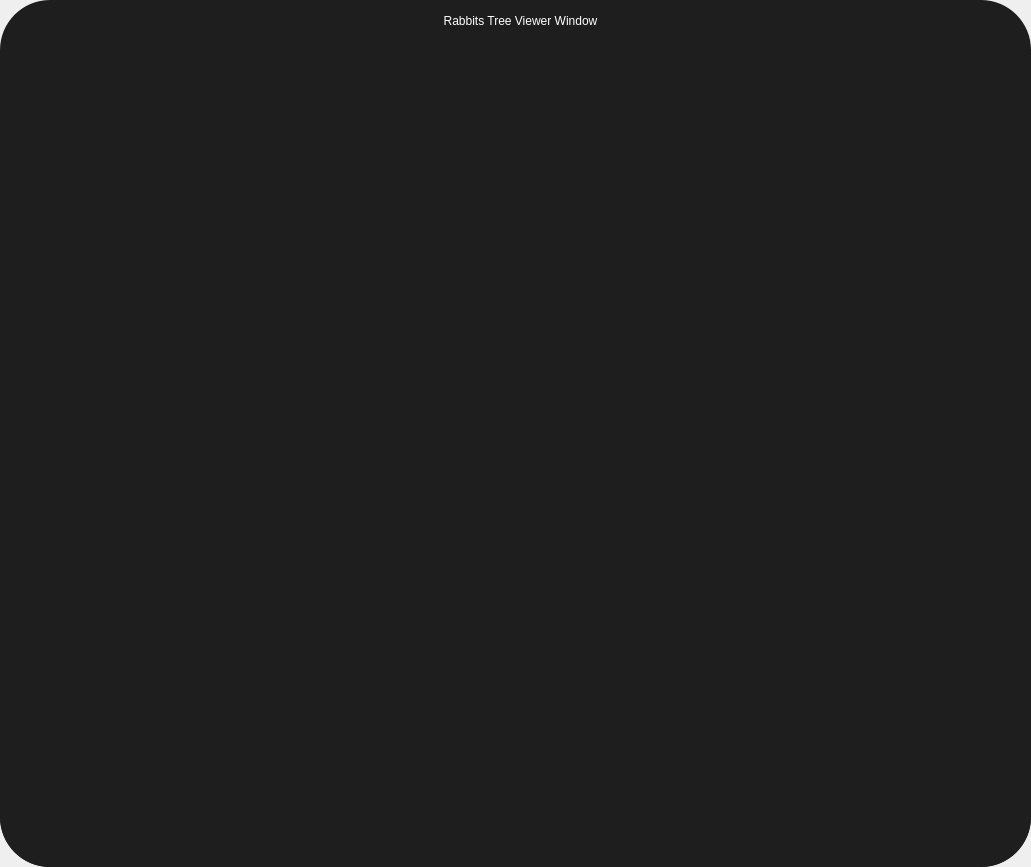
<?xml version="1.0" encoding="UTF-8"?>
<ui version="4.0">
 <class>Rabbits_Tree_View_Main</class>
 <widget class="QDialog" name="Rabbits_Tree_View_Main">
  <property name="geometry">
   <rect>
    <x>0</x>
    <y>0</y>
    <width>1031</width>
    <height>867</height>
   </rect>
  </property>
  <property name="minimumSize">
   <size>
    <width>1031</width>
    <height>867</height>
   </size>
  </property>
  <property name="maximumSize">
   <size>
    <width>1031</width>
    <height>867</height>
   </size>
  </property>
  <property name="windowTitle">
   <string>Dialog</string>
  </property>
  <property name="styleSheet">
   <string notr="true"/>
  </property>
  <widget class="QFrame" name="Background">
   <property name="geometry">
    <rect>
     <x>0</x>
     <y>0</y>
     <width>1031</width>
     <height>867</height>
    </rect>
   </property>
   <property name="minimumSize">
    <size>
     <width>1031</width>
     <height>867</height>
    </size>
   </property>
   <property name="maximumSize">
    <size>
     <width>1031</width>
     <height>867</height>
    </size>
   </property>
   <property name="styleSheet">
    <string notr="true">QWidget{
	background-color: rgb(30, 30, 30);
	color: rgb(255, 255, 255);
	font: 75 9pt &quot;Orbitron&quot;;
	border-style: outset;
    	border-radius: 50px;
}</string>
   </property>
   <property name="frameShape">
    <enum>QFrame::StyledPanel</enum>
   </property>
   <property name="frameShadow">
    <enum>QFrame::Raised</enum>
   </property>
   <widget class="QLabel" name="Title">
    <property name="geometry">
     <rect>
      <x>40</x>
      <y>10</y>
      <width>961</width>
      <height>21</height>
     </rect>
    </property>
    <property name="minimumSize">
     <size>
      <width>301</width>
      <height>21</height>
     </size>
    </property>
    <property name="maximumSize">
     <size>
      <width>1000</width>
      <height>21</height>
     </size>
    </property>
    <property name="styleSheet">
     <string notr="true">border: none;
background-color: rgba(0, 0, 0, 0);
color: rgb(255, 255, 255);
font: 75 15pt &quot;Acme&quot;;</string>
    </property>
    <property name="text">
     <string>Rabbits Tree Viewer Window</string>
    </property>
    <property name="alignment">
     <set>Qt::AlignCenter</set>
    </property>
   </widget>
   <widget class="QPushButton" name="Exit_Rabbits_Tree_View">
    <property name="enabled">
     <bool>true</bool>
    </property>
    <property name="geometry">
     <rect>
      <x>970</x>
      <y>30</y>
      <width>33</width>
      <height>33</height>
     </rect>
    </property>
    <property name="minimumSize">
     <size>
      <width>33</width>
      <height>33</height>
     </size>
    </property>
    <property name="maximumSize">
     <size>
      <width>33</width>
      <height>33</height>
     </size>
    </property>
    <property name="font">
     <font>
      <family>Orbitron</family>
      <pointsize>9</pointsize>
      <weight>9</weight>
      <italic>false</italic>
      <bold>false</bold>
     </font>
    </property>
    <property name="cursor">
     <cursorShape>ArrowCursor</cursorShape>
    </property>
    <property name="styleSheet">
     <string notr="true">QPushButton {
	border: none;
	background-color:rgba(0, 0, 0, 0);
	image: url(:/Icons/Exit_Red.png);
}
QPushButton:hover {
	border: none;
	background-color:rgba(0, 0, 0, 0);
	image: url(:/Icons/Exit_Mix.png);
}

QPushButton:pressed {
	border: none;
	background-color:rgba(0, 0, 0, 0);
	image: url(:/Icons/Exit_White.png);
}</string>
    </property>
    <property name="text">
     <string/>
    </property>
    <property name="iconSize">
     <size>
      <width>20</width>
      <height>20</height>
     </size>
    </property>
    <property name="shortcut">
     <string>Esc</string>
    </property>
    <property name="checkable">
     <bool>false</bool>
    </property>
    <property name="autoRepeat">
     <bool>false</bool>
    </property>
    <property name="autoExclusive">
     <bool>false</bool>
    </property>
    <property name="autoRepeatDelay">
     <number>50</number>
    </property>
    <property name="autoRepeatInterval">
     <number>10</number>
    </property>
   </widget>
   <widget class="QFrame" name="TreeFrame">
    <property name="geometry">
     <rect>
      <x>0</x>
      <y>80</y>
      <width>1031</width>
      <height>787</height>
     </rect>
    </property>
    <property name="minimumSize">
     <size>
      <width>1031</width>
      <height>787</height>
     </size>
    </property>
    <property name="maximumSize">
     <size>
      <width>1031</width>
      <height>787</height>
     </size>
    </property>
    <property name="styleSheet">
     <string notr="true"/>
    </property>
    <property name="frameShape">
     <enum>QFrame::StyledPanel</enum>
    </property>
    <property name="frameShadow">
     <enum>QFrame::Raised</enum>
    </property>
    <widget class="QWidget" name="verticalLayoutWidget">
     <property name="geometry">
      <rect>
       <x>20</x>
       <y>20</y>
       <width>991</width>
       <height>741</height>
      </rect>
     </property>
     <layout class="QVBoxLayout" name="TreeVerticalLayout"/>
    </widget>
   </widget>
   <widget class="QPushButton" name="ScreenShot_Button">
    <property name="enabled">
     <bool>true</bool>
    </property>
    <property name="geometry">
     <rect>
      <x>40</x>
      <y>30</y>
      <width>33</width>
      <height>33</height>
     </rect>
    </property>
    <property name="minimumSize">
     <size>
      <width>33</width>
      <height>33</height>
     </size>
    </property>
    <property name="maximumSize">
     <size>
      <width>33</width>
      <height>33</height>
     </size>
    </property>
    <property name="font">
     <font>
      <family>Orbitron</family>
      <pointsize>9</pointsize>
      <weight>9</weight>
      <italic>false</italic>
      <bold>false</bold>
     </font>
    </property>
    <property name="cursor">
     <cursorShape>ArrowCursor</cursorShape>
    </property>
    <property name="styleSheet">
     <string notr="true">QPushButton {
	border: none;
	background-color:rgba(0, 0, 0, 0);
	image: url(:/Icons/Screenshot_White.png);
}
QPushButton:hover {
	border: none;
	background-color:rgba(0, 0, 0, 0);
	image: url(:/Icons/Screenshot_Mix.png);
}

QPushButton:pressed {
	border: none;
	background-color:rgba(0, 0, 0, 0);
	image: url(:/Icons/Screenshot_Green.png);
}</string>
    </property>
    <property name="text">
     <string/>
    </property>
    <property name="iconSize">
     <size>
      <width>20</width>
      <height>20</height>
     </size>
    </property>
    <property name="shortcut">
     <string>Return</string>
    </property>
    <property name="checkable">
     <bool>false</bool>
    </property>
    <property name="autoRepeat">
     <bool>false</bool>
    </property>
    <property name="autoExclusive">
     <bool>false</bool>
    </property>
    <property name="autoRepeatDelay">
     <number>50</number>
    </property>
    <property name="autoRepeatInterval">
     <number>10</number>
    </property>
   </widget>
  </widget>
 </widget>
 <resources>
  <include location="resources.qrc"/>
 </resources>
 <connections>
  <connection>
   <sender>Exit_Rabbits_Tree_View</sender>
   <signal>clicked()</signal>
   <receiver>Rabbits_Tree_View_Main</receiver>
   <slot>close()</slot>
   <hints>
    <hint type="sourcelabel">
     <x>955</x>
     <y>38</y>
    </hint>
    <hint type="destinationlabel">
     <x>501</x>
     <y>399</y>
    </hint>
   </hints>
  </connection>
 </connections>
</ui>
